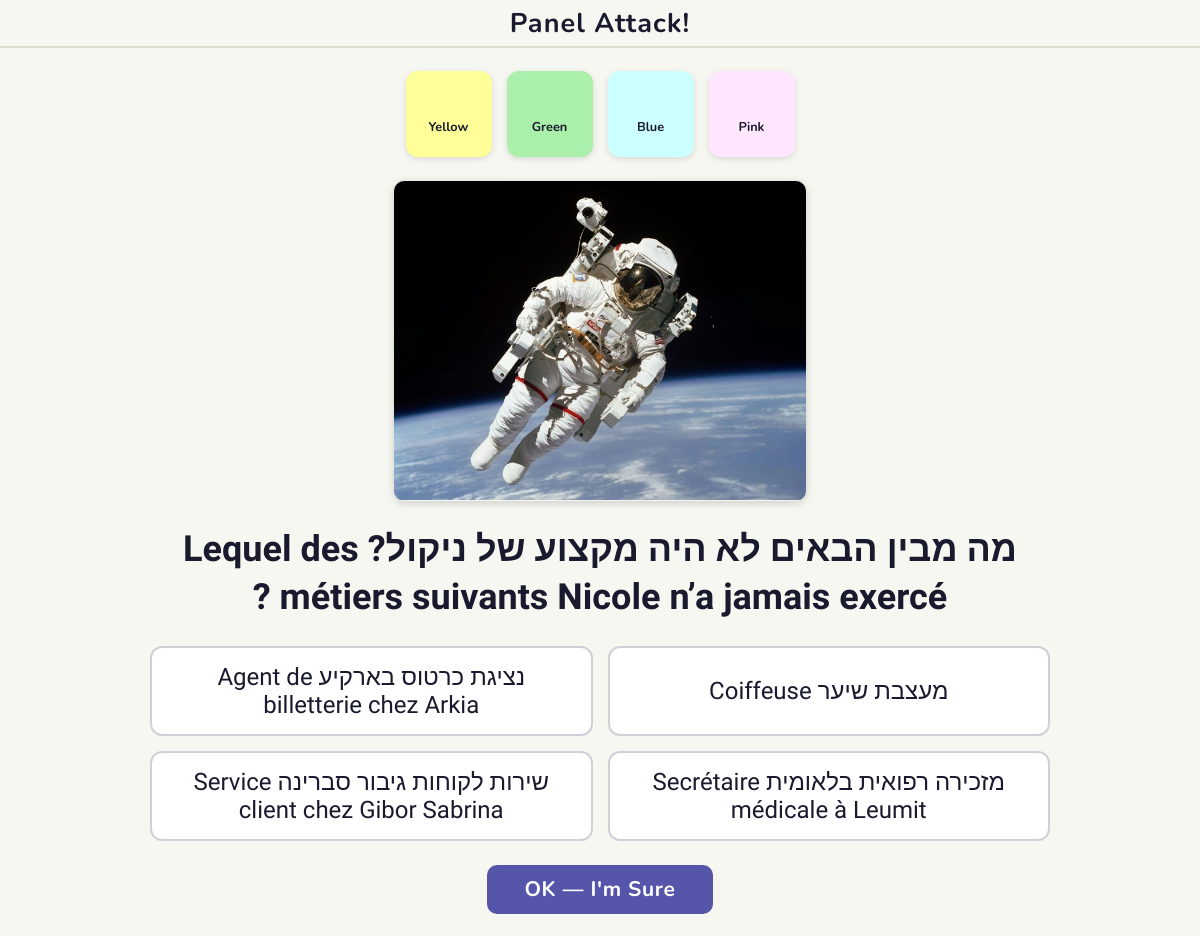
The app's page /panel_attack/8/ with its own data.
### panel_attack/models.py (models this page shows, shortened)
class Panel(models.Model):
    id=models.AutoField(primary_key=True)
    row=models.IntegerField()
    col = models.IntegerField()
    color = models.CharField(max_length=100)
    question=models.CharField(max_length=1000)
    correct_answer=models.CharField(max_length=1000)
    wrong_answer_1=models.CharField(max_length=1000)
    wrong_answer_2=models.CharField(max_length=1000)
    wrong_answer_3=models.CharField(max_length=1000)
    image = models.CharField(
        max_length=200,
        blank=True,
        null=True,
        help_text="Optional filename in static/images/questions/ (e.g. 'eiffel.jpg')"
    )

### panel_attack/views.py (the view)
# urls.py: path('panel_attack/<int:panel_id>/', views.panel_detail, name='panel_detail'),
def panel_detail(request, panel_id):
    try:
        panel = Panel.objects.get(id=panel_id)
        form = panelForm()
    except Panel.DoesNotExist:
        raise Http404('panel not found')
    question_phrase = panel.question
    questions_mixed=[panel.correct_answer,panel.wrong_answer_1,panel.wrong_answer_2,panel.wrong_answer_3]
    random.shuffle(questions_mixed)
    return render(request, 'panel_detail.html', {
        'panel': panel,
        'question_phrase':str(question_phrase) ,
        'questions_mixed':questions_mixed,
        'form':form
    })

### panel_attack/templates/panel_detail.html (shortened to what this page needs)
{% extends "base.html" %}
{% load static %}
{% block content %}
<form class="question-page" action="{% url 'index' %}" method="post">
    <div class="team-selector">
        <label class="team-tile">
            <span class="team-tile-inner" style="background-color: #ffff99;">
                <span class="team-label">Yellow</span>
            </span>
        </label>
        <label class="team-tile">
            <span class="team-tile-inner" style="background-color: #aaf0aa;">
                <span class="team-label">Green</span>
            </span>
        </label>
        <label class="team-tile">
            <span class="team-tile-inner" style="background-color: #ccffff;">
                <span class="team-label">Blue</span>
            </span>
        </label>
        <label class="team-tile">
            <span class="team-tile-inner" style="background-color: #ffe6ff;">
                <span class="team-label">Pink</span>
            </span>
        </label>
    </div>
    {% if panel.image %}
    <img class="question-image" src="{% static 'images/questions/' %}{{ panel.image }}" alt="Question image">
    {% endif %}
    <div class="question-box">
        <p class="question-text">{{ question_phrase }}</p>
    </div>
    <div class="answers-grid">
        {% for answer in questions_mixed %}
        <label class="answer-option">
            <span class="answer-text">{{ answer }}</span>
        </label>
        {% endfor %}
    </div>
    <button type="submit" class="submit-btn">OK — I'm Sure</button>
</form>
{% endblock %}

### static/style.css (style rules this page uses)
html { font-size: 15px; }
body { margin: 0; padding: 0; background-color: #f7f7f2; color: #1a1a2e; font-family: 'Nunito', sans-serif; }
.question-page { display: flex; flex-direction: column; align-items: center; gap: 1.6rem; max-width: 900px; margin: 0 auto; padding: 0 1rem; }
.team-selector { display: flex; gap: 1rem; }
.team-tile-inner { display: flex; flex-direction: column; align-items: center; justify-content: center; width: 80px; height: 80px; border-radius: 12px; border: 3px solid transparent; cursor: pointer; transition: border-color 0.15s, transform 0.12s, box-shadow 0.15s; box-shadow: 0 2px 6px rgba(0,0,0,0.12); gap: 0.2rem; }
.team-label { font-family: 'Nunito', sans-serif; font-size: 0.85rem; font-weight: 700; color: #1a1a2e; }
.question-image { max-width: 100%; max-height: 320px; border-radius: 10px; object-fit: contain; box-shadow: 0 2px 8px rgba(0, 0, 0, 0.18); }
.question-box { width: 100%; text-align: center; }
.question-text { font-family: 'Heebo', 'Nunito', sans-serif; font-size: 2.4rem; font-weight: 700; direction: rtl; margin: 0; line-height: 1.35; color: #1a1a2e; }
.answers-grid { display: grid; grid-template-columns: 1fr 1fr; gap: 1rem; width: 100%; }
.answer-option { display: flex; align-items: center; justify-content: center; padding: 1rem 1.2rem; background-color: #ffffff; border: 2px solid #d0d0d8; border-radius: 12px; cursor: pointer; transition: background-color 0.15s, border-color 0.15s, transform 0.12s; text-align: center; }
.answer-text { font-family: 'Heebo', 'Nunito', sans-serif; font-size: 1.6rem; font-weight: 500; direction: rtl; color: #1a1a2e; }
.submit-btn { font-family: 'Nunito', sans-serif; font-size: 1.4rem; font-weight: 700; padding: 0.7rem 2.5rem; background-color: #5555aa; color: #ffffff; border: none; border-radius: 10px; cursor: pointer; letter-spacing: 0.03em; transition: background-color 0.15s, transform 0.12s; }

### records on screen
Panel: image (picture), question "מה מבין הבאים לא היה מקצוע של ניקול? Lequel des métiers suivants Nicole n’a jamais exercé ?", questions_mixed "נציגת כרטוס בארקיע Agent de billetterie chez Arkia" "מעצבת שיער Coiffeuse" "שירות לקוחות גיבור סברינה Service client chez Gibor Sabrina" "מזכירה רפואית בלאומית Secrétaire médicale à Leumit"
